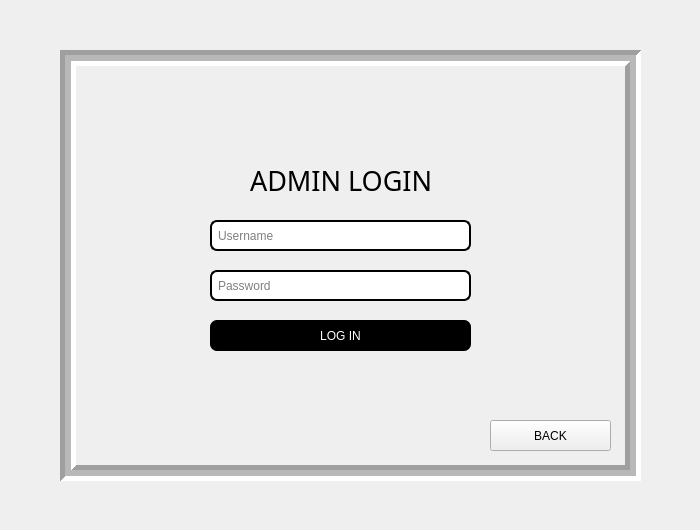
<?xml version="1.0" encoding="UTF-8"?>
<ui version="4.0">
 <class>Dialog</class>
 <widget class="QDialog" name="Dialog">
  <property name="geometry">
   <rect>
    <x>0</x>
    <y>0</y>
    <width>700</width>
    <height>530</height>
   </rect>
  </property>
  <property name="maximumSize">
   <size>
    <width>800</width>
    <height>600</height>
   </size>
  </property>
  <property name="cursor">
   <cursorShape>ArrowCursor</cursorShape>
  </property>
  <property name="windowTitle">
   <string>Program Qrcode Generator</string>
  </property>
  <property name="modal">
   <bool>true</bool>
  </property>
  <widget class="QFrame" name="frame">
   <property name="geometry">
    <rect>
     <x>60</x>
     <y>50</y>
     <width>581</width>
     <height>431</height>
    </rect>
   </property>
   <property name="frameShape">
    <enum>QFrame::Box</enum>
   </property>
   <property name="frameShadow">
    <enum>QFrame::Sunken</enum>
   </property>
   <property name="lineWidth">
    <number>5</number>
   </property>
   <property name="midLineWidth">
    <number>6</number>
   </property>
   <widget class="QLabel" name="label">
    <property name="geometry">
     <rect>
      <x>190</x>
      <y>110</y>
      <width>181</width>
      <height>41</height>
     </rect>
    </property>
    <property name="font">
     <font>
      <family>Mitr</family>
      <pointsize>20</pointsize>
     </font>
    </property>
    <property name="text">
     <string>ADMIN LOGIN</string>
    </property>
   </widget>
   <widget class="QPushButton" name="pushButton">
    <property name="geometry">
     <rect>
      <x>150</x>
      <y>270</y>
      <width>261</width>
      <height>31</height>
     </rect>
    </property>
    <property name="styleSheet">
     <string notr="true">background-color:black;
border-style: outset;
color:white;
border-radius: 7px;
border-color: black;
padding: 4px;</string>
    </property>
    <property name="text">
     <string>LOG IN</string>
    </property>
   </widget>
   <widget class="QPushButton" name="pushButton_2">
    <property name="geometry">
     <rect>
      <x>430</x>
      <y>370</y>
      <width>121</width>
      <height>31</height>
     </rect>
    </property>
    <property name="text">
     <string>BACK</string>
    </property>
   </widget>
   <widget class="QLineEdit" name="lineEdit">
    <property name="geometry">
     <rect>
      <x>150</x>
      <y>170</y>
      <width>261</width>
      <height>31</height>
     </rect>
    </property>
    <property name="styleSheet">
     <string notr="true">
border-style: outset;
border-width: 2px;
border-radius: 7px;
border-color: black;
padding: 4px;</string>
    </property>
    <property name="placeholderText">
     <string>Username</string>
    </property>
   </widget>
   <widget class="QLineEdit" name="lineEdit_2">
    <property name="geometry">
     <rect>
      <x>150</x>
      <y>220</y>
      <width>261</width>
      <height>31</height>
     </rect>
    </property>
    <property name="styleSheet">
     <string notr="true">
border-style: outset;
border-width: 2px;
border-radius: 7px;
border-color: black;
padding: 4px;</string>
    </property>
    <property name="placeholderText">
     <string>Password</string>
    </property>
   </widget>
  </widget>
 </widget>
 <resources/>
 <connections/>
</ui>
